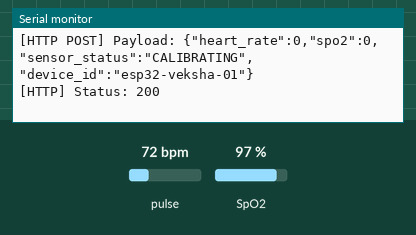
Simulated run of this sketch. Board: ESP32. Shown: the last lines printed to the serial monitor. The inputs (shaded band) are chosen by the test bench; at power-on: pulse 72 bpm, SpO2 97 %. WiFi joins after 1.5 s; servers stay silent unless stated; uploads are accepted with an empty reply.

Above: at 7.9 s.
8.0 s: pulse set to 42 bpm
At 10.5 s:
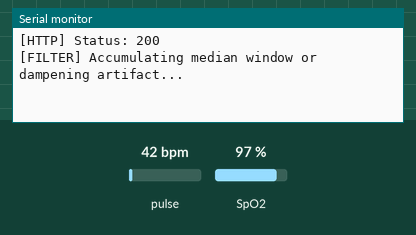
12.1 s: pulse set to 100 bpm
At 13.94 s:
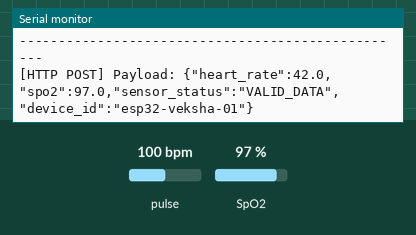
14.2 s: SpO2 set to 80 %
At 15.7 s:
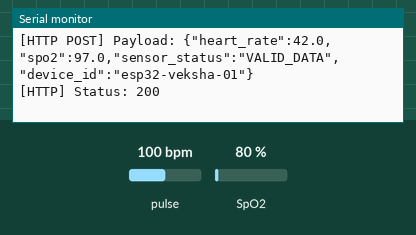

Measured:
- after the input at 12.1 s, the serial monitor: prints a new line after 0.67 s (image 2)
- after the input at 14.2 s, the serial monitor: prints a new line after 0.65 s (image 3)

The sketch:

esp32_veksha_telemetry.ino
```cpp
/*
 * VEKSHA - IoT Emergency Health & Rescue Alert System
 * Firmware: ESP32 + MAX30102 Wi-Fi Telemetry Node
 *
 * Hardware:
 *   - ESP32 DevKit V1
 *   - MAX30102 Pulse Oximeter Sensor
 *   (NEO-6M GPS module is postponed and remains disconnected)
 *
 * Pin Connections (ESP32 to MAX30102 via I2C):
 *   MAX30102 VIN  -> ESP32 3V3
 *   MAX30102 GND  -> ESP32 GND
 *   MAX30102 SDA  -> ESP32 GPIO 21
 *   MAX30102 SCL  -> ESP32 GPIO 22
 *   MAX30102 INT  -> Not connected
 *
 * Signal Processing Improvements (Task 1):
 *   - Finger stability & optical saturation bounds (50,000 <= IR <= 245,000)
 *   - Stabilization warmup (CALIBRATING state for first 3 cycles upon placement)
 *   - Signal Quality Indicator (SQI) using optical AC peak-to-peak range
 *   - 5-point Running Median Filter to eliminate harmonic spikes (e.g. 80 -> 180 BPM)
 *   - Physiological rate-of-change limiter (outlier rejection for abrupt jumps)
 *   - FIFO clearing post-HTTP transmit to prevent timing desynchronisation
 *   - Immediate filter buffer purge on finger removal to prevent stale readings
 *
 * Disclaimer:
 *   Educational student prototype. Not intended for clinical or medical diagnosis.
 */

#include <Wire.h>
#include <WiFi.h>
#include <HTTPClient.h>
#include "MAX30105.h"
#include "spo2_algorithm.h"

// ============================================================================
// 1. NETWORK & BACKEND CONFIGURATION
// ============================================================================
const char* WIFI_SSID     = "****";         // Replace with your 2.4GHz Wi-Fi name
const char* WIFI_PASSWORD = "234567890";     // Replace with your Wi-Fi password

// Computer's local LAN IP address or deployed backend URL
// Example: "http://192.168.1.11:8000/api/v1/readings"
const char* SERVER_URL    = "http://192.168.1.11:8000/api/v1/readings";

const char* DEVICE_ID     = "esp32-veksha-01";

// ============================================================================
// 2. HARDWARE & SENSOR DEFINITIONS
// ============================================================================
MAX30105 particleSensor;

// Finger detection optical thresholds
const uint32_t FINGER_MIN_THRESHOLD = 50000;   // Minimum IR to confirm tissue contact
const uint32_t FINGER_MAX_THRESHOLD = 245000;  // Maximum IR before ADC saturation

// Buffer length for Maxim algorithm: 100 samples (4s at 25 Hz)
#define BUFFER_SIZE 100
uint32_t irBuffer[BUFFER_SIZE];
uint32_t redBuffer[BUFFER_SIZE];

int32_t rawSpo2 = 0;
int8_t validSPO2 = 0;
int32_t rawHeartRate = 0;
int8_t validHeartRate = 0;

bool sensorReady = false;
bool fingerPresent = false;
int stabilizationCycles = 0;
const int REQUIRED_STABILIZATION_CYCLES = 3; // ~3 seconds of stable contact required

// ----------------------------------------------------------------------------
// Median Filter & Outlier Limiter State (Filter Window = 5)
// ----------------------------------------------------------------------------
#define FILTER_SIZE 5
int32_t hrFilterBuf[FILTER_SIZE];
int32_t spo2FilterBuf[FILTER_SIZE];
uint8_t filterSampleCount = 0;
uint8_t filterWriteIdx = 0;

int32_t lastConfirmedHR = 0;
int32_t lastConfirmedSpO2 = 0;
uint8_t pendingOutlierCount = 0; // Number of consecutive frames an outlier persisted

unsigned long lastTransmissionTime = 0;
const unsigned long NO_FINGER_TX_INTERVAL_MS = 3000; // Throttle "no finger" frames

// ============================================================================
// 3. SIGNAL PROCESSING & FILTERING UTILITIES
// ============================================================================

/**
 * Reset all filter memory and calibration counters.
 * Called immediately when a finger is removed to prevent stale data reuse.
 */
void resetSignalFilters() {
  filterSampleCount = 0;
  filterWriteIdx = 0;
  lastConfirmedHR = 0;
  lastConfirmedSpO2 = 0;
  pendingOutlierCount = 0;
  stabilizationCycles = 0;
  for (int i = 0; i < FILTER_SIZE; i++) {
    hrFilterBuf[i] = 0;
    spo2FilterBuf[i] = 0;
  }
}

/**
 * Compute the median value of an integer array of length n.
 */
int32_t computeMedian(const int32_t* arr, uint8_t n) {
  if (n == 0) return 0;
  if (n == 1) return arr[0];

  int32_t sorted[FILTER_SIZE];
  for (uint8_t i = 0; i < n; i++) sorted[i] = arr[i];

  // Insertion sort (efficient for small N <= 5)
  for (uint8_t i = 1; i < n; i++) {
    int32_t key = sorted[i];
    int8_t j = i - 1;
    while (j >= 0 && sorted[j] > key) {
      sorted[j + 1] = sorted[j];
      j--;
    }
    sorted[j + 1] = key;
  }

  return sorted[n / 2];
}

/**
 * Signal Quality Indicator (SQI) check on optical buffer.
 * Evaluates AC peak-to-peak amplitude on IR channel.
 * Returns true if signal shows pulsatile AC component without gross motion clipping.
 */
bool checkSignalQuality(const uint32_t* ir, uint16_t len) {
  uint32_t minIR = 0xFFFFFFFF;
  uint32_t maxIR = 0;

  for (uint16_t i = 0; i < len; i++) {
    if (ir[i] < minIR) minIR = ir[i];
    if (ir[i] > maxIR) maxIR = ir[i];
  }

  uint32_t p2p = maxIR - minIR;

  // Signal must have pulsatile AC variation (> 200 counts) but not extreme motion clipping (> 55000)
  if (p2p < 200 || p2p > 55000) {
    Serial.print(F("[SQI] Poor signal quality: IR Peak-to-Peak = "));
    Serial.print(p2p);
    Serial.println(F(" (outside 200 - 55000 acceptable range)."));
    return false;
  }
  return true;
}

/**
 * Push new raw reading into rolling median filter with outlier rejection.
 * Returns true if a reliable, filtered reading is ready.
 */
bool pushFilteredVitals(int32_t rawHR, int32_t rawO2, int32_t* outHR, int32_t* outO2) {
  // Physiological validity bounds
  if (rawHR < 40 || rawHR > 220 || rawO2 < 70 || rawO2 > 100) {
    return false;
  }

  // Outlier Check against previous confirmed reading
  if (filterSampleCount >= 3 && lastConfirmedHR > 0) {
    int32_t deltaHR = abs(rawHR - lastConfirmedHR);
    // If HR abruptly changes by > 28 BPM in ~1 sec, it is likely a harmonic double-peak
    if (deltaHR > 28) {
      pendingOutlierCount++;
      if (pendingOutlierCount < 2) {
        Serial.print(F("[FILTER] Rejected harmonic/outlier spike: "));
        Serial.print(rawHR);
        Serial.print(F(" BPM (jumped "));
        Serial.print(deltaHR);
        Serial.println(F(" BPM from baseline). Awaiting confirmation."));
        return false;
      }
      // If the shift persisted for 2 consecutive cycles, accept it as genuine physiological change
    } else {
      pendingOutlierCount = 0;
    }
  }

  // Store in circular buffer
  hrFilterBuf[filterWriteIdx] = rawHR;
  spo2FilterBuf[filterWriteIdx] = rawO2;
  filterWriteIdx = (filterWriteIdx + 1) % FILTER_SIZE;
  if (filterSampleCount < FILTER_SIZE) filterSampleCount++;

  // Need at least 3 points for a reliable median
  if (filterSampleCount < 3) {
    return false;
  }

  *outHR = computeMedian(hrFilterBuf, filterSampleCount);
  *outO2 = computeMedian(spo2FilterBuf, filterSampleCount);

  lastConfirmedHR = *outHR;
  lastConfirmedSpO2 = *outO2;
  return true;
}

// ============================================================================
// 4. WI-FI & HTTP TELEMETRY TRANSMISSION
// ============================================================================
void connectWiFi() {
  Serial.println();
  Serial.print(F("[WiFi] Connecting to SSID: "));
  Serial.println(WIFI_SSID);

  WiFi.mode(WIFI_STA);
  WiFi.begin(WIFI_SSID, WIFI_PASSWORD);

  int attempts = 0;
  while (WiFi.status() != WL_CONNECTED && attempts < 20) {
    delay(500);
    Serial.print(F("."));
    attempts++;
  }

  if (WiFi.status() == WL_CONNECTED) {
    Serial.println();
    Serial.print(F("[WiFi] Connected! ESP32 IP: "));
    Serial.println(WiFi.localIP());
  } else {
    Serial.println();
    Serial.println(F("[WiFi] Connection timeout. Will retry in background..."));
  }
}

void ensureWiFiConnected() {
  if (WiFi.status() != WL_CONNECTED) {
    Serial.println(F("[WiFi] Connection lost. Reconnecting..."));
    WiFi.disconnect();
    WiFi.reconnect();
    unsigned long start = millis();
    while (WiFi.status() != WL_CONNECTED && millis() - start < 5000) {
      delay(250);
      Serial.print(F("."));
    }
    if (WiFi.status() == WL_CONNECTED) {
      Serial.println(F("\n[WiFi] Reconnected!"));
    } else {
      Serial.println(F("\n[WiFi] Reconnect failed."));
    }
  }
}

bool sendTelemetry(const char* statusStr, float hr, float spo2) {
  ensureWiFiConnected();

  if (WiFi.status() != WL_CONNECTED) {
    Serial.println(F("[HTTP] Transmission skipped: WiFi offline."));
    return false;
  }

  HTTPClient http;
  http.begin(SERVER_URL);
  http.addHeader("Content-Type", "application/json");
  http.setTimeout(3500);

  char jsonPayload[256];
  if (strcmp(statusStr, "VALID_DATA") == 0) {
    snprintf(jsonPayload, sizeof(jsonPayload),
      "{\"heart_rate\":%.1f,\"spo2\":%.1f,\"sensor_status\":\"%s\",\"device_id\":\"%s\"}",
      hr, spo2, statusStr, DEVICE_ID);
  } else {
    // For NO_FINGER, INVALID_DATA, or CALIBRATING, report 0 vitals
    snprintf(jsonPayload, sizeof(jsonPayload),
      "{\"heart_rate\":0,\"spo2\":0,\"sensor_status\":\"%s\",\"device_id\":\"%s\"}",
      statusStr, DEVICE_ID);
  }

  Serial.print(F("[HTTP POST] Payload: "));
  Serial.println(jsonPayload);

  int httpCode = http.POST((uint8_t*)jsonPayload, strlen(jsonPayload));

  if (httpCode > 0) {
    Serial.print(F("[HTTP] Status: "));
    Serial.println(httpCode);
    if (httpCode == HTTP_CODE_CREATED || httpCode == HTTP_CODE_OK) {
      http.end();
      return true;
    }
  } else {
    Serial.print(F("[HTTP] POST failed: "));
    Serial.println(http.errorToString(httpCode).c_str());
  }

  http.end();
  return false;
}

// ============================================================================
// 5. SETUP
// ============================================================================
void setup() {
  Serial.begin(115200);
  delay(1000);

  Serial.println(F("\n=================================================="));
  Serial.println(F("         VEKSHA - Improved Telemetry Node         "));
  Serial.println(F("       ESP32 DevKit V1 + MAX30102 -> Wi-Fi        "));
  Serial.println(F("=================================================="));

  // Initialize I2C (GPIO 21 = SDA, GPIO 22 = SCL)
  Wire.begin(21, 22);

  // Initialize MAX30102
  Serial.print(F("[Sensor] Initializing MAX30102... "));
  if (!particleSensor.begin(Wire, I2C_SPEED_FAST)) {
    Serial.println(F("FAILED!"));
    Serial.println(F("[ERROR] MAX30102 not detected. Check I2C wiring (SDA=21, SCL=22)."));
    sensorReady = false;
  } else {
    Serial.println(F("SUCCESS!"));
    sensorReady = true;

    // Pulse Oximeter Configuration:
    // LED Brightness: 0x24 (approx 7.2mA - balanced SNR and zero saturation)
    // Sample Average: 4
    // LED Mode: 2 (Red + IR)
    // Sample Rate: 100 Hz (100 / 4 = 25 effective Hz, matches Maxim algorithm FreqS = 25)
    // Pulse Width: 411 us (ADC 18-bit resolution)
    // ADC Range: 4096
    byte ledBrightness = 60;
    byte sampleAverage = 4;
    byte ledMode = 2;
    byte sampleRate = 100;
    int pulseWidth = 411;
    int adcRange = 4096;

    particleSensor.setup(ledBrightness, sampleAverage, ledMode, sampleRate, pulseWidth, adcRange);
    particleSensor.setPulseAmplitudeRed(0x28); // ~8mA drive for Red LED
    particleSensor.setPulseAmplitudeIR(0x28);  // ~8mA drive for IR LED
    particleSensor.setPulseAmplitudeGreen(0);  // Green off

    Serial.println(F("[Sensor] MAX30102 configured with optimal SpO2 SNR parameters."));
  }

  // Connect Wi-Fi
  connectWiFi();

  resetSignalFilters();
  Serial.println(F("\n[Ready] System initialized. Place finger steadily on sensor.\n"));
}

// ============================================================================
// 6. MAIN LOOP
// ============================================================================
void loop() {
  if (!sensorReady) {
    delay(3000);
    Serial.println(F("[Sensor] Retrying sensor connection..."));
    if (particleSensor.begin(Wire, I2C_SPEED_FAST)) {
      sensorReady = true;
      particleSensor.setup();
      Serial.println(F("[Sensor] Reconnected successfully!"));
    }
    return;
  }

  // 1. Initial Quick Check for Finger Presence & Optical Saturation
  uint32_t irCheck = particleSensor.getIR();

  if (irCheck < FINGER_MIN_THRESHOLD) {
    if (fingerPresent) {
      Serial.println(F("[STATUS] Finger removed. Purging signal filters."));
      fingerPresent = false;
      resetSignalFilters();
    }

    // Periodically inform backend that sensor is idle
    if (millis() - lastTransmissionTime >= NO_FINGER_TX_INTERVAL_MS) {
      lastTransmissionTime = millis();
      sendTelemetry("NO_FINGER", 0, 0);
    }

    delay(200);
    return;
  }

  if (irCheck > FINGER_MAX_THRESHOLD) {
    Serial.println(F("[WARNING] Optical saturation detected (excessive ambient light or high pressure)."));
    sendTelemetry("INVALID_DATA", 0, 0);
    delay(500);
    return;
  }

  // Finger is present
  if (!fingerPresent) {
    Serial.println(F("[STATUS] Finger detected. Acquiring optical buffer & baseline..."));
    fingerPresent = true;
    resetSignalFilters();
  }

  // 2. Read first 100 samples (Buffer initialization)
  Serial.println(F("[Algorithm] Sampling 100 IR/Red optical data points..."));
  for (byte i = 0; i < BUFFER_SIZE; i++) {
    while (particleSensor.available() == false) {
      particleSensor.check();
    }

    redBuffer[i] = particleSensor.getRed();
    irBuffer[i]  = particleSensor.getIR();
    particleSensor.nextSample();

    // Check if user lifted finger during sampling
    if (irBuffer[i] < FINGER_MIN_THRESHOLD) {
      Serial.println(F("[Algorithm] Finger lifted during sampling. Resetting."));
      fingerPresent = false;
      resetSignalFilters();
      sendTelemetry("NO_FINGER", 0, 0);
      return;
    }
  }

  // 3. Compute initial Heart Rate and SpO2 using Maxim Algorithm
  maxim_heart_rate_and_oxygen_saturation(
    irBuffer,
    BUFFER_SIZE,
    redBuffer,
    &rawSpo2,
    &validSPO2,
    &rawHeartRate,
    &validHeartRate
  );

  // 4. Continuously Shift 25 Samples and Re-compute with Filtering
  while (true) {
    // Check if finger was removed
    uint32_t currentIR = particleSensor.getIR();
    if (currentIR < FINGER_MIN_THRESHOLD) {
      Serial.println(F("[STATUS] Finger removed during rolling calculation."));
      fingerPresent = false;
      resetSignalFilters();
      sendTelemetry("NO_FINGER", 0, 0);
      break;
    }

    if (currentIR > FINGER_MAX_THRESHOLD) {
      Serial.println(F("[STATUS] Sensor optical saturation during calculation."));
      sendTelemetry("INVALID_DATA", 0, 0);
      delay(300);
      break;
    }

    // Check optical Signal Quality Indicator
    bool sqiGood = checkSignalQuality(irBuffer, BUFFER_SIZE);

    // Warmup stabilization: require 3 cycles (~3 sec) after finger placement
    if (stabilizationCycles < REQUIRED_STABILIZATION_CYCLES) {
      stabilizationCycles++;
      Serial.print(F("[WARMUP] Stabilizing optical contact (cycle "));
      Serial.print(stabilizationCycles);
      Serial.print(F("/"));
      Serial.print(REQUIRED_STABILIZATION_CYCLES);
      Serial.println(F(")..."));

      sendTelemetry("CALIBRATING", 0, 0);
      lastTransmissionTime = millis();
    }
    // Process when algorithm flags valid results and SQI passes
    else if (validHeartRate == 1 && validSPO2 == 1 && sqiGood) {
      int32_t filteredHR = 0;
      int32_t filteredSpO2 = 0;

      bool filterReady = pushFilteredVitals(rawHeartRate, rawSpo2, &filteredHR, &filteredSpO2);

      if (filterReady) {
        Serial.println(F("--------------------------------------------------"));
        Serial.print(F("[VALID VITALS] Raw HR: "));
        Serial.print(rawHeartRate);
        Serial.print(F(" -> Filtered HR: "));
        Serial.print(filteredHR);
        Serial.print(F(" BPM | Raw SpO2: "));
        Serial.print(rawSpo2);
        Serial.print(F(" -> Filtered SpO2: "));
        Serial.print(filteredSpO2);
        Serial.println(F(" %"));
        Serial.println(F("--------------------------------------------------"));

        sendTelemetry("VALID_DATA", (float)filteredHR, (float)filteredSpO2);
        lastTransmissionTime = millis();
      } else {
        Serial.println(F("[FILTER] Accumulating median window or dampening artifact..."));
      }
    } else {
      Serial.print(F("[INVALID VITALS] HR Valid: "));
      Serial.print(validHeartRate);
      Serial.print(F(" ("));
      Serial.print(rawHeartRate);
      Serial.print(F(" BPM) | SpO2 Valid: "));
      Serial.print(validSPO2);
      Serial.print(F(" ("));
      Serial.print(rawSpo2);
      Serial.println(F(" %) | SQI: Poor -> Signal noisy/holding steady..."));

      sendTelemetry("INVALID_DATA", 0, 0);
      lastTransmissionTime = millis();
    }

    // Flush any stale FIFO samples accumulated during HTTP transmission delay
    particleSensor.clearFIFO();

    // Shift previous 75 samples forward by 25 positions
    for (byte i = 25; i < BUFFER_SIZE; i++) {
      redBuffer[i - 25] = redBuffer[i];
      irBuffer[i - 25]  = irBuffer[i];
    }

    // Collect 25 new fresh samples to fill the end of the buffer
    for (byte i = 75; i < BUFFER_SIZE; i++) {
      while (particleSensor.available() == false) {
        particleSensor.check();
      }

      redBuffer[i] = particleSensor.getRed();
      irBuffer[i]  = particleSensor.getIR();
      particleSensor.nextSample();

      // Early break if finger lifted
      if (irBuffer[i] < FINGER_MIN_THRESHOLD) {
        fingerPresent = false;
        break;
      }
    }

    if (!fingerPresent) {
      resetSignalFilters();
      sendTelemetry("NO_FINGER", 0, 0);
      break;
    }

    // Re-calculate Maxim algorithm with refreshed 25 samples
    maxim_heart_rate_and_oxygen_saturation(
      irBuffer,
      BUFFER_SIZE,
      redBuffer,
      &rawSpo2,
      &validSPO2,
      &rawHeartRate,
      &validHeartRate
    );
  }
}
```
